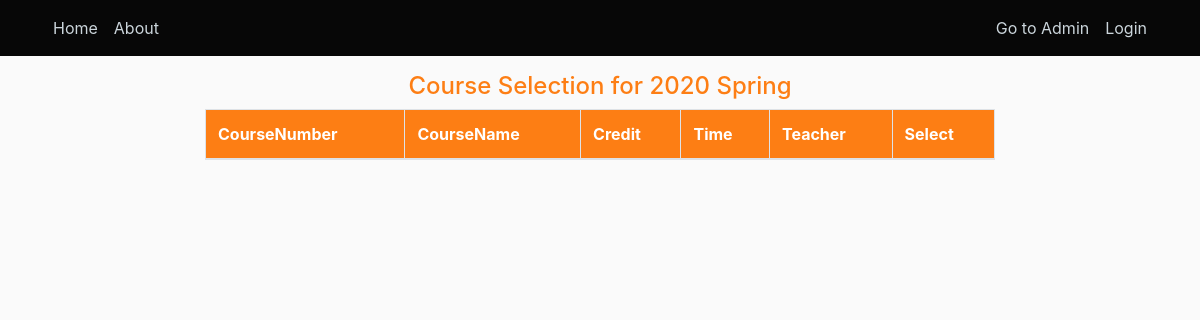
The page /course_selection on the database as committed earlier.
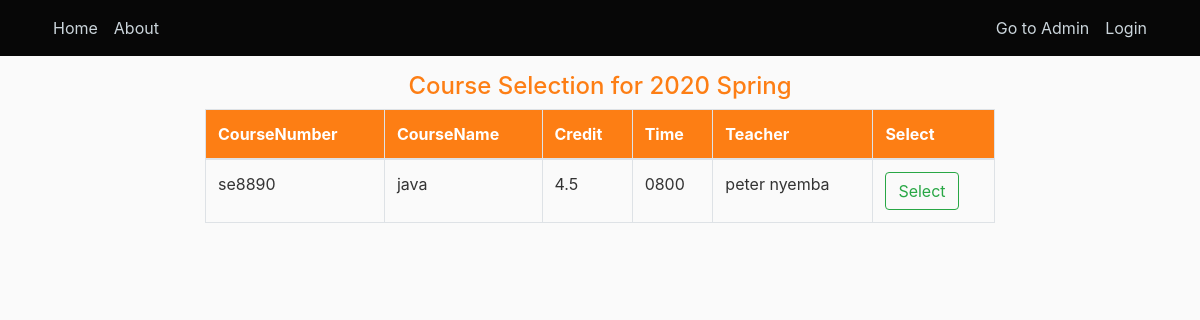
The same page on the database as committed later.
### application/models.py (models this page shows, shortened)
class Course(db.Model):
    __tablename__ = 'course'
    id = db.Column(db.Integer, primary_key=True)
    coursenumber = db.Column(db.String(10), nullable=False, unique=True)
    coursename = db.Column(db.String(15), nullable=False)
    time = db.Column(db.String(20), nullable=False)
    semester = db.Column(db.String(10), nullable=False)
    credit = db.Column(db.String(5), nullable=False)
    location = db.Column(db.String(10), nullable=False)
    teacher_id = db.Column(db.String(20), db.ForeignKey('user.user_id'), nullable=True)

class User(db.Model, UserMixin):
    __tablename__ = 'user'
    user_id = db.Column(db.String, primary_key=True)
    firstname = db.Column(db.String(30), nullable=False)
    lastname = db.Column(db.String(30), nullable=False)
    role = db.Column(db.String(10), nullable=False)
    gender = db.Column(db.String(5), nullable=False)
    nationality = db.Column(db.String(15), nullable=False)
    email = db.Column(db.String(20), nullable=False, unique=True)
    mobile = db.Column(db.String(20), nullable=False, unique=True)
    password = db.Column(db.String(30), nullable=False)
    courses = db.relationship('Course', backref='teacher')

### application/routes.py (the view)
@app.route('/course_selection', methods=['GET', 'POST'])
def courses_selection():
    courses = Course.query.all()
    return render_template('student/Courses.html', courses=courses, date=date)

### application/templates/student/Courses.html (shortened to what this page needs)
{% extends "student/layout.html" %}
    {% block content %}
    <div class="row">
        <div class="col-md-2"></div>
        <div class="col-md-8">
            {% set date = date.today() %}
            {% if date.month > 11 %}
            <h4 class="text text-center text-primary">Course Selection for {{ (date.year)|int + 1 }} Spring</h4>
            {% else %}
                <h4 class="text text-center text-primary">Course Selection for {{ date.year }} Autumn</h4>
            {% endif %}
            <table class="table table-bordered">
                <thead><tr class="bg-primary text-white">
                    <th>CourseNumber</th>
                    <th>CourseName</th>
                    <th>Credit</th>
                    <th>Time</th>
                    <th>Teacher</th>
                    <th>Select</th>
                </tr></thead>
                <tbody>
                    {% for course in courses %}
                        <tr>
                            <td>{{ course.coursenumber }}</td>
                            <td>{{ course.coursename }}</td>
                            <td>{{ course.credit }}</td>
                            <td>{{ course.time }}</td>
                            <td>{{ course.teacher.firstname }} {{ course.teacher.lastname }}</td>
                            <td><a href="{{ url_for('select_course', course_number=course.coursenumber) }}" class="btn btn-outline-success">Select</a></td>
                        </tr>
                    {% endfor %}
                </tbody>
            </table>
        </div>
        <div class="col-md-2"></div>
    </div>
    {% endblock %}

Rows that differ between the two databases and show on the page:
added Course: coursenumber "se8890", coursename "java", credit "4.5", time "0800", teacher.firstname "peter", teacher.lastname "nyemba"
